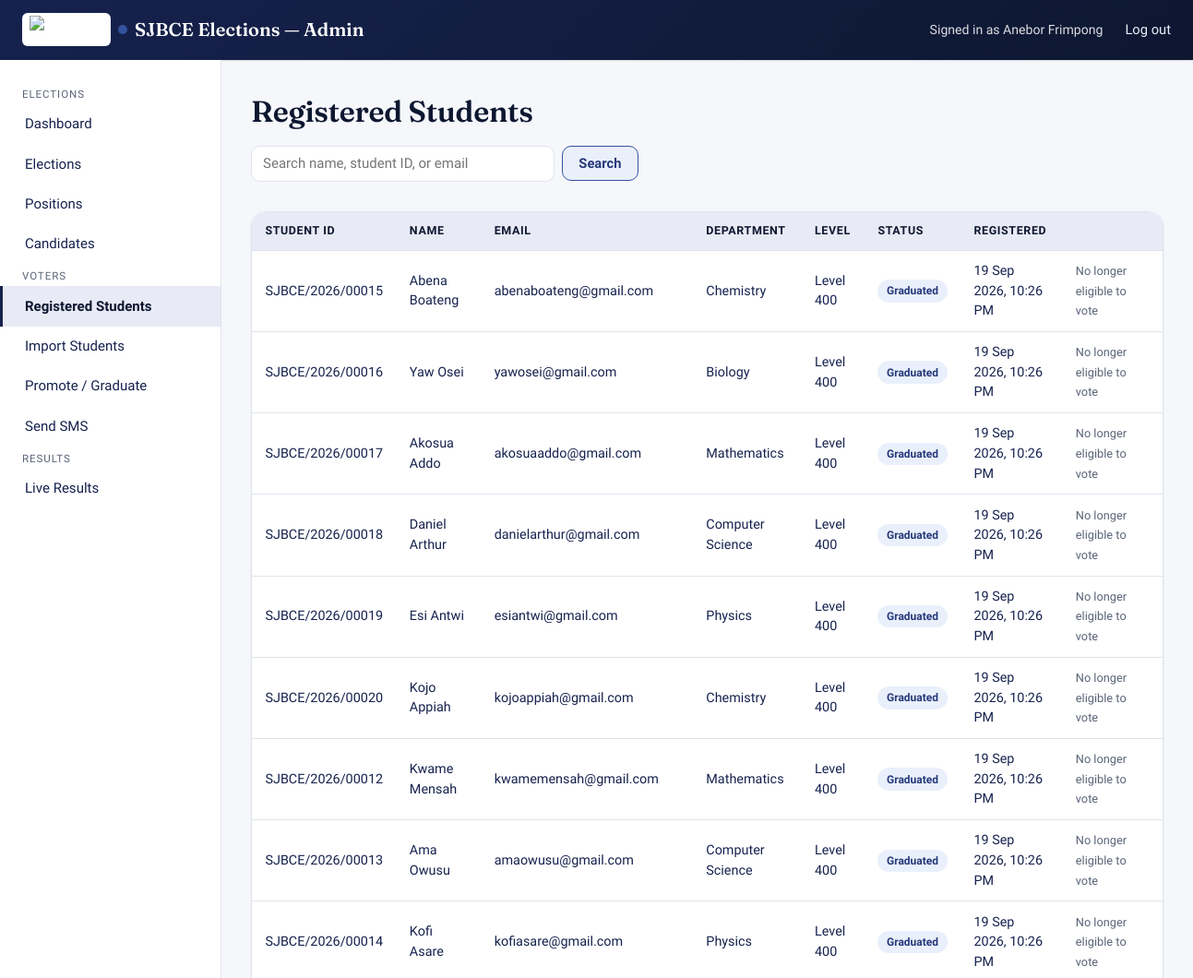
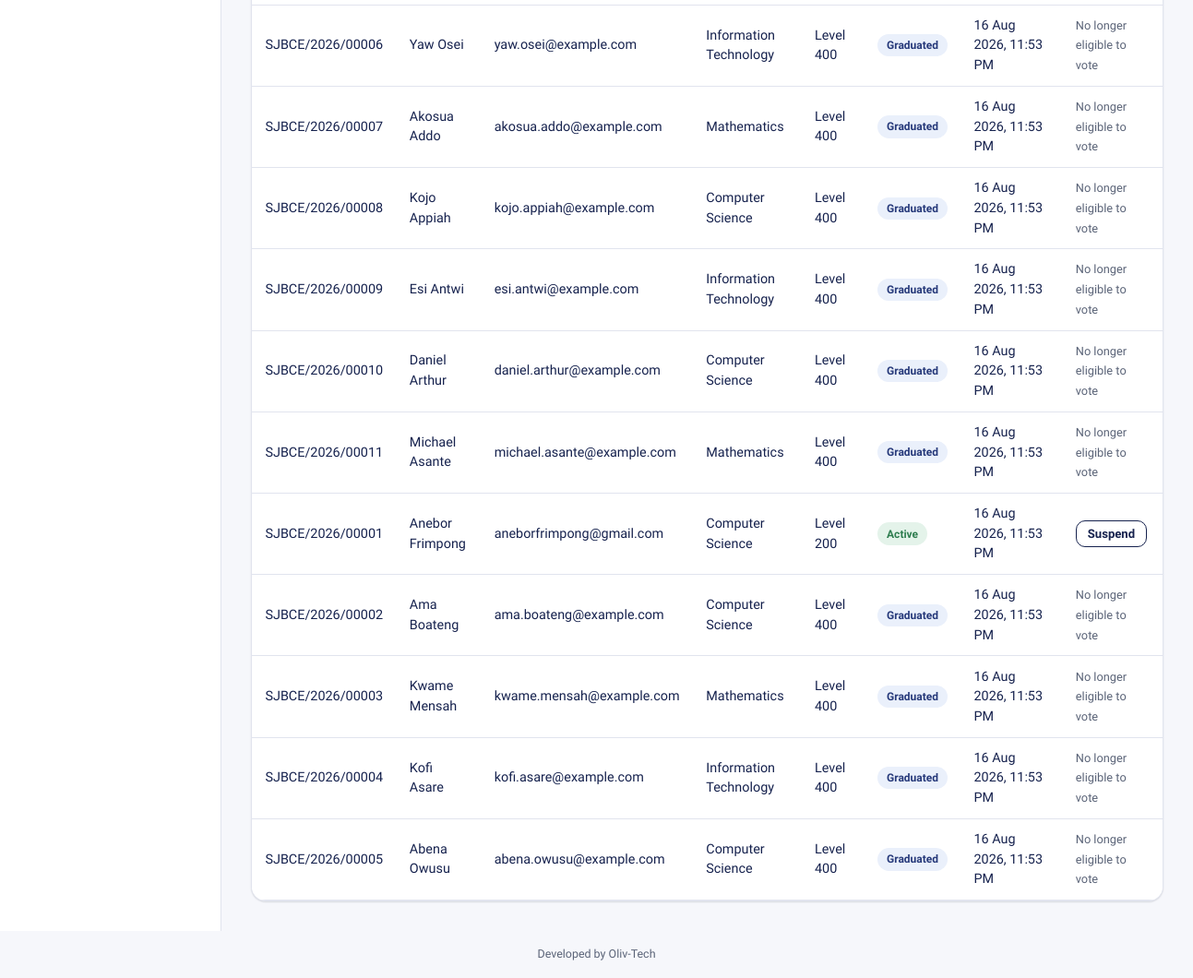
/students.php (signed in), run on the app's committed database (2 pictures, top to bottom).
### tables this page shows
CREATE TABLE `students` (
  `id` bigint(20) UNSIGNED NOT NULL,
  `student_id` varchar(30) NOT NULL,
  `full_name` varchar(150) NOT NULL,
  `email` varchar(150) NOT NULL,
  `phone` varchar(20) NOT NULL,
  `department` varchar(100) NOT NULL,
  `level` varchar(20) NOT NULL,
  `password_hash` varchar(255) NOT NULL,
  `password_valid_for_election_id` bigint(20) UNSIGNED DEFAULT NULL,
  `is_verified` tinyint(1) NOT NULL DEFAULT 1,
  `verification_token` varchar(255) DEFAULT NULL,
  `is_approved` tinyint(1) NOT NULL DEFAULT 1,
  `status` enum('active','suspended','graduated') NOT NULL DEFAULT 'active',
  `created_at` datetime NOT NULL DEFAULT current_timestamp(),
  `updated_at` datetime NOT NULL DEFAULT current_timestamp() ON UPDATE current_timestamp()
);

### functions.php (called while the page is built, shortened)
<?php
function h(?string $value): string
{
    return htmlspecialchars($value ?? '', ENT_QUOTES, 'UTF-8');
}
function format_datetime(?string $dt): string
{
    return date('d M Y, g:i A', strtotime($dt));
}

### students.php (the view, shortened to what this page needs)
<?php
require_once __DIR__ . '/../config/config.php';
$pdo = get_db();
$search = trim($_GET['q'] ?? '');
if ($search !== '') {
    $stmt = $pdo->prepare(
        "SELECT * FROM students WHERE full_name LIKE ? OR student_id LIKE ? OR email LIKE ?
         ORDER BY created_at DESC LIMIT 200"
    );
    $like = '%' . $search . '%';
    $stmt->execute([$like, $like, $like]);
} else {
    $stmt = $pdo->query('SELECT * FROM students ORDER BY created_at DESC LIMIT 200');
}
$students = $stmt->fetchAll();
require __DIR__ . '/../includes/header_admin.php';
?>
<h1>Registered Students</h1>
<form method="get" class="flex gap-sm mb-lg" style="max-width:420px;">
  <input type="text" name="q" placeholder="Search name, student ID, or email" value="<?= h($search) ?>">
  <button class="btn btn-secondary">Search</button>
</form>
<div class="card" style="padding:0;overflow-x:auto;">
  <table>
    <thead>
      <tr><th>Student ID</th><th>Name</th><th>Email</th><th>Department</th><th>Level</th><th>Status</th><th>Registered</th><th></th></tr>
    </thead>
    <tbody>
      <?php foreach ($students as $s): ?>
        <tr>
          <td><?= h($s['student_id']) ?></td>
          <td><?= h($s['full_name']) ?></td>
          <td><?= h($s['email']) ?></td>
          <td><?= h($s['department']) ?></td>
          <td><?= h($s['level']) ?></td>
          <td><span class="badge badge-<?= $s['status'] === 'active' ? 'active' : ($s['status'] === 'graduated' ? 'paused' : 'ended') ?>"><?= h(ucfirst($s['status'])) ?></span></td>
          <td><?= format_datetime($s['created_at']) ?></td>
          <td>
            <?php if ($s['status'] === 'graduated'): ?>
              <span class="muted" style="font-size:.8rem;">No longer eligible to vote</span>
            <?php else: ?>
              <form method="post">
                <button class="btn btn-outline btn-sm"><?= $s['status'] === 'active' ? 'Suspend' : 'Reactivate' ?></button>
              </form>
            <?php endif; ?>
          </td>
        </tr>
      <?php endforeach; ?>
    </tbody>
  </table>
</div>
<?php require __DIR__ . '/../includes/footer_admin.php'; ?>

### style.css (style rules this page uses)
:root { --wine: #16224E; --wine-dark: #0D1730; --wine-tint: #E8EAF5; --sky: #3452A0; --sky-deep: #26397A; --sky-tint: #EAF0FB; --red: #E31E2C; --red-dark: #A9141F; --red-tint: #FCE8E9; --white: #FFFFFF; --paper: #F6F7FB; --ink: #16224E; --ink-soft: #5B6478; --line: #E1E4EE; --success: #2E7D4F; --success-tint:#E4F3EA; --danger: #B3261E; --danger-tint: #FBE9E7; --warning: #A5670F; --warning-tint:#FBF0DE; --font-display: 'Fraunces', Georgia, serif; --font-body: 'Source Sans 3', system-ui, -apple-system, sans-serif; --font-mono: 'JetBrains Mono', ui-monospace, monospace; --radius: 10px; --radius-lg: 16px; --shadow-sm: 0 1px 2px rgba(13, 23, 48, 0.08), 0 1px 1px rgba(13,23,48,0.05); --shadow-md: 0 8px 24px rgba(13, 23, 48, 0.14); --sidebar-w: 240px; }
* { box-sizing: border-box; }
body { margin: 0; font-family: var(--font-body); background: var(--paper); color: var(--ink); line-height: 1.5; -webkit-font-smoothing: antialiased; }
h1, h2, h3, h4 { font-family: var(--font-display); color: var(--wine-dark); margin: 0 0 0.4em; font-weight: 600; letter-spacing: -0.01em; }
h1 { font-size: 2rem; }
small, .muted { color: var(--ink-soft); }
.card { background: var(--white); border: 1px solid var(--line); border-radius: var(--radius-lg); box-shadow: var(--shadow-sm); padding: 1.5rem; }
.btn { display: inline-flex; align-items: center; justify-content: center; gap: 0.4rem; padding: 0.55rem 1.1rem; border-radius: var(--radius); border: 1px solid transparent; font-weight: 600; font-size: 0.92rem; font-family: var(--font-body); cursor: pointer; text-decoration: none; transition: filter 0.15s ease, background 0.15s ease; }
.btn-secondary { background: var(--sky-tint); color: var(--sky-deep); border-color: var(--sky); }
.btn-outline { background: transparent; color: var(--wine); border-color: var(--wine); }
.btn-sm { padding: 0.35rem 0.75rem; font-size: 0.82rem; }
input[type=text], input[type=email], input[type=password], input[type=tel], input[type=datetime-local], input[type=file], select, textarea { width: 100%; padding: 0.6rem 0.75rem; border: 1px solid var(--line); border-radius: var(--radius); font-family: var(--font-body); font-size: 0.94rem; background: var(--white); color: var(--ink); }
table { width: 100%; border-collapse: collapse; background: var(--white); }
th, td { text-align: left; padding: 0.7rem 0.9rem; border-bottom: 1px solid var(--line); font-size: 0.9rem; }
th { background: var(--wine-tint); color: var(--wine-dark); font-weight: 600; font-size: 0.78rem; text-transform: uppercase; letter-spacing: 0.05em; }
.badge { display: inline-block; padding: 0.2rem 0.6rem; border-radius: 100px; font-size: 0.75rem; font-weight: 600; }
.badge-active { background: var(--success-tint); color: var(--success); }
.badge-paused { background: var(--sky-tint); color: var(--sky-deep); }
.flex { display: flex; align-items: center; }
.gap-sm { gap: 0.5rem; }
.mb-lg { margin-bottom: 2rem; }

### data on the page
students: student "SJBCE/2026/00015", full_name "Abena Boateng", email "abenaboateng@gmail.com", department "Chemistry", level "Level 400", status "Graduated", created_at "19 Sep 2026, 10:26 PM", shows "No longer eligible to vote"
students: student "SJBCE/2026/00016", full_name "Yaw Osei", email "yawosei@gmail.com", department "Biology", level "Level 400", status "Graduated", created_at "19 Sep 2026, 10:26 PM", shows "No longer eligible to vote"
students: student "SJBCE/2026/00017", full_name "Akosua Addo", email "akosuaaddo@gmail.com", department "Mathematics", level "Level 400", status "Graduated", created_at "19 Sep 2026, 10:26 PM", shows "No longer eligible to vote"
students: student "SJBCE/2026/00018", full_name "Daniel Arthur", email "danielarthur@gmail.com", department "Computer Science", level "Level 400", status "Graduated", created_at "19 Sep 2026, 10:26 PM", shows "No longer eligible to vote"
students: student "SJBCE/2026/00019", full_name "Esi Antwi", email "esiantwi@gmail.com", department "Physics", level "Level 400", status "Graduated", created_at "19 Sep 2026, 10:26 PM", shows "No longer eligible to vote"
students: student "SJBCE/2026/00020", full_name "Kojo Appiah", email "kojoappiah@gmail.com", department "Chemistry", level "Level 400", status "Graduated", created_at "19 Sep 2026, 10:26 PM", shows "No longer eligible to vote"
students: student "SJBCE/2026/00012", full_name "Kwame Mensah", email "kwamemensah@gmail.com", department "Mathematics", level "Level 400", status "Graduated", created_at "19 Sep 2026, 10:26 PM", shows "No longer eligible to vote"
students: student "SJBCE/2026/00013", full_name "Ama Owusu", email "amaowusu@gmail.com", department "Computer Science", level "Level 400", status "Graduated", created_at "19 Sep 2026, 10:26 PM", shows "No longer eligible to vote"
students: student "SJBCE/2026/00014", full_name "Kofi Asare", email "kofiasare@gmail.com", department "Physics", level "Level 400", status "Graduated", created_at "19 Sep 2026, 10:26 PM", shows "No longer eligible to vote"
students: student "SJBCE/2026/00006", full_name "Yaw Osei", email "yaw.osei@example.com", department "Information Technology", level "Level 400", status "Graduated", created_at "16 Aug 2026, 11:53 PM", shows "No longer eligible to vote"
students: student "SJBCE/2026/00007", full_name "Akosua Addo", email "akosua.addo@example.com", department "Mathematics", level "Level 400", status "Graduated", created_at "16 Aug 2026, 11:53 PM", shows "No longer eligible to vote"
students: student "SJBCE/2026/00008", full_name "Kojo Appiah", email "kojo.appiah@example.com", department "Computer Science", level "Level 400", status "Graduated", created_at "16 Aug 2026, 11:53 PM", shows "No longer eligible to vote"
students: student "SJBCE/2026/00009", full_name "Esi Antwi", email "esi.antwi@example.com", department "Information Technology", level "Level 400", status "Graduated", created_at "16 Aug 2026, 11:53 PM", shows "No longer eligible to vote"
students: student "SJBCE/2026/00010", full_name "Daniel Arthur", email "daniel.arthur@example.com", department "Computer Science", level "Level 400", status "Graduated", created_at "16 Aug 2026, 11:53 PM", shows "No longer eligible to vote"
students: student "SJBCE/2026/00011", full_name "Michael Asante", email "michael.asante@example.com", department "Mathematics", level "Level 400", status "Graduated", created_at "16 Aug 2026, 11:53 PM", shows "No longer eligible to vote"
students: student "SJBCE/2026/00001", full_name "Anebor Frimpong", email "aneborfrimpong@gmail.com", department "Computer Science", level "Level 200", status "Active", created_at "16 Aug 2026, 11:53 PM", shows "Suspend"
students: student "SJBCE/2026/00002", full_name "Ama Boateng", email "ama.boateng@example.com", department "Computer Science", level "Level 400", status "Graduated", created_at "16 Aug 2026, 11:53 PM", shows "No longer eligible to vote"
students: student "SJBCE/2026/00003", full_name "Kwame Mensah", email "kwame.mensah@example.com", department "Mathematics", level "Level 400", status "Graduated", created_at "16 Aug 2026, 11:53 PM", shows "No longer eligible to vote"
students: student "SJBCE/2026/00004", full_name "Kofi Asare", email "kofi.asare@example.com", department "Information Technology", level "Level 400", status "Graduated", created_at "16 Aug 2026, 11:53 PM", shows "No longer eligible to vote"
students: student "SJBCE/2026/00005", full_name "Abena Owusu", email "abena.owusu@example.com", department "Computer Science", level "Level 400", status "Graduated", created_at "16 Aug 2026, 11:53 PM", shows "No longer eligible to vote"

### other printed values
$_SESSION['admin_name'] "Anebor Frimpong"
